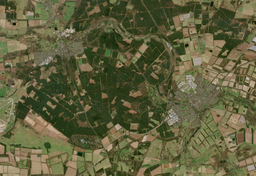
#> input picture img/2021-02-27-00_00_2021-02-27-23_59_Sentinel-2_L2A_True_Color.tiff, 256 x 176 px, shrunk from 1250 x 857 before the run; its folder holds 4 pictures in this run
$ python sat.py
#> lines starting #> are read from the running program, lines starting #| are printed output that depends on the picture

from PIL import Image,ImageFilter,ImageChops
import os
import numpy as np


files = [f for f in os.listdir("./img") ]
files.sort()


def diff(image1,image2):
    analyze_img1 = np.asarray(image1)
    analyze_img2 = np.asarray(image2)
    substr_img  = analyze_img2 - analyze_img1
    return(Image.fromarray(substr_img))

def convert_range(value):
    if np.isnan(value):
        return 0
    return(int(((value+1)/(2))*(255)))

def VDVI(image):
    array = np.array(image,dtype=np.float64)
    vdvi=np.zeros(shape=(len(array),len(array[0])), dtype=np.uint8)
    for i in range(len(array)):
        for j in range(len(array[i])):
            if all(i <0.0001 for i in array[i][j]):
                value = 0.0
                continue
            value=(((2*array[i][j][1]-array[i][j][0]-array[i][j][2]))/((2*array[i][j][1]+array[i][j][0]+array[i][j][2])))
            vdvi[i][j] = convert_range(value)
            #vdvi ranges from -1 to 1 need to convert to 0-255
    PIL_image = Image.fromarray(np.uint8(vdvi)).convert('L')
    return(PIL_image)

def compare_vdvi_between_years(a,b):

#> called with a = 1, b = 2
    im1 = Image.open("./img/"+files[a])
#> im1 is the input picture: PIL image 256x176 RGB; mean R, G, B 96.7, 96.1, 62
    im2 = Image.open("./img/"+files[b])
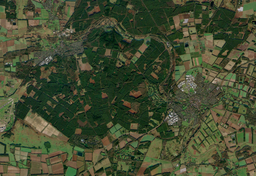
#> input picture img/2022-01-13-00_00_2022-01-13-23_59_Sentinel-2_L2A_True_Color.tiff, 256 x 176 px, shrunk from 1250 x 857 before the run
#> im2 is the input picture: PIL image 256x176 RGB; mean R, G, B 67.1, 75.6, 49.3

    vdvi_1=VDVI(im1)
#> in VDVI, `vdvi=np.zeros(shape=(len(array),len(array[0])), dtype=np.uint8)`: vdvi: shape (176, 256); every value is 0
#> after the loop in VDVI, `for i in range(len(array)):`:
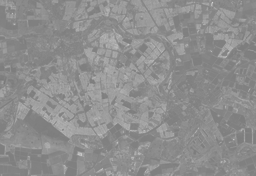
#> vdvi: shape (176, 256); min 119, max 212, mean 142.4
    vdvi_2=VDVI(im2)
#> after the loop in VDVI (call 2), `for i in range(len(array)):`:
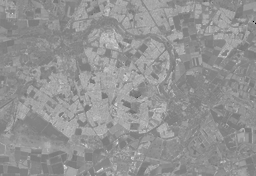
#> vdvi: shape (176, 256); min 0, max 240, mean 147.5
    dif1 = diff(vdvi_1,vdvi_2)
#> in diff, `substr_img  = analyze_img2 - analyze_img1`:
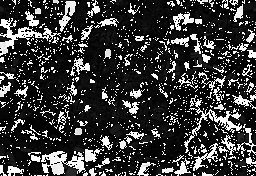
#> substr_img: shape (176, 256); min 0, max 255, mean 58.8

    dif1 = dif1.filter(ImageFilter.MinFilter)
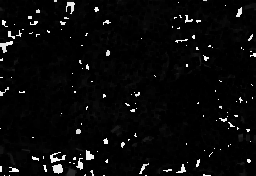
#> dif1: PIL image 256x176 L; min 0, max 254, mean 9.5
    blank = im1.point(lambda _: 0)
#> blank: PIL image 256x176 RGB; every value is 0
    im1.show()
    ImageChops.composite(blank,im1,dif1).show()
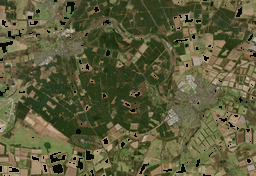
#> shown: PIL image 256x176 RGB; mean R, G, B 92.3, 91.8, 59.1

year_1=1
year_2=2

print("Comparing VDVI between years 202"+str(year_1)+" and 202"+str(year_2))

compare_vdvi_between_years(year_1,year_2)
